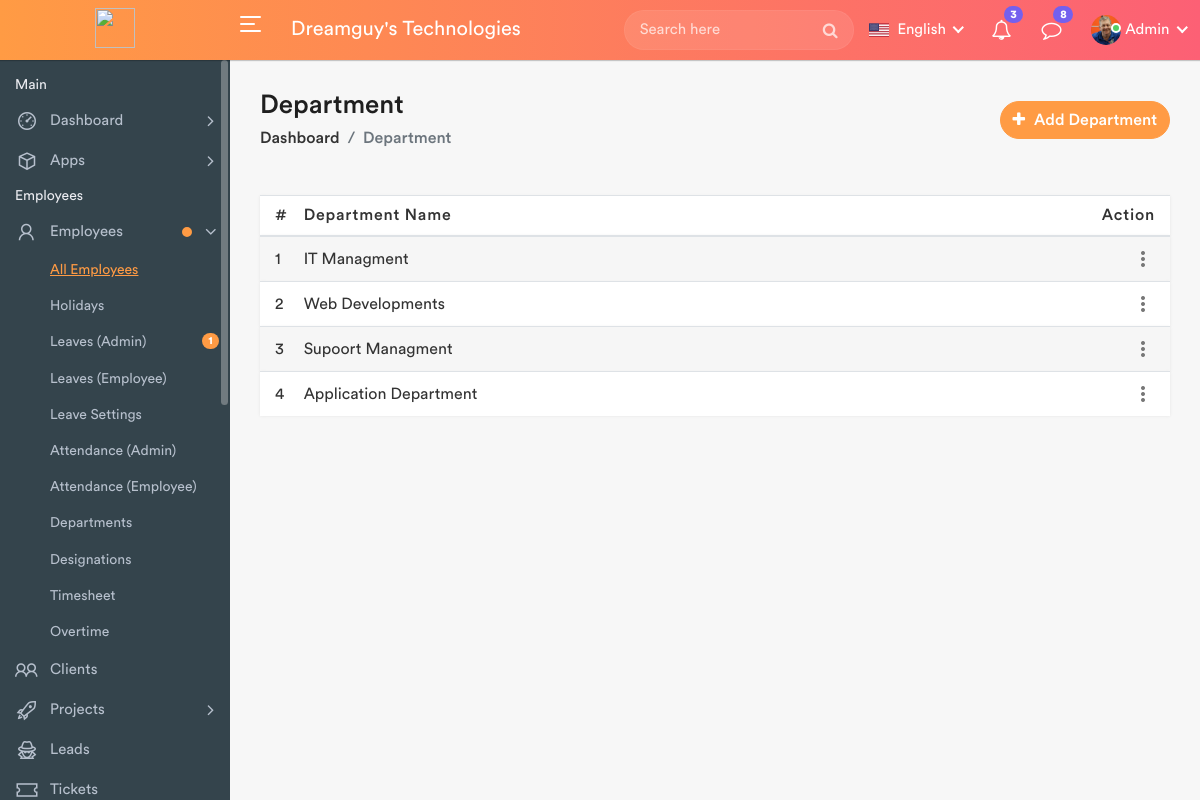
The page /departments on the database as committed earlier.
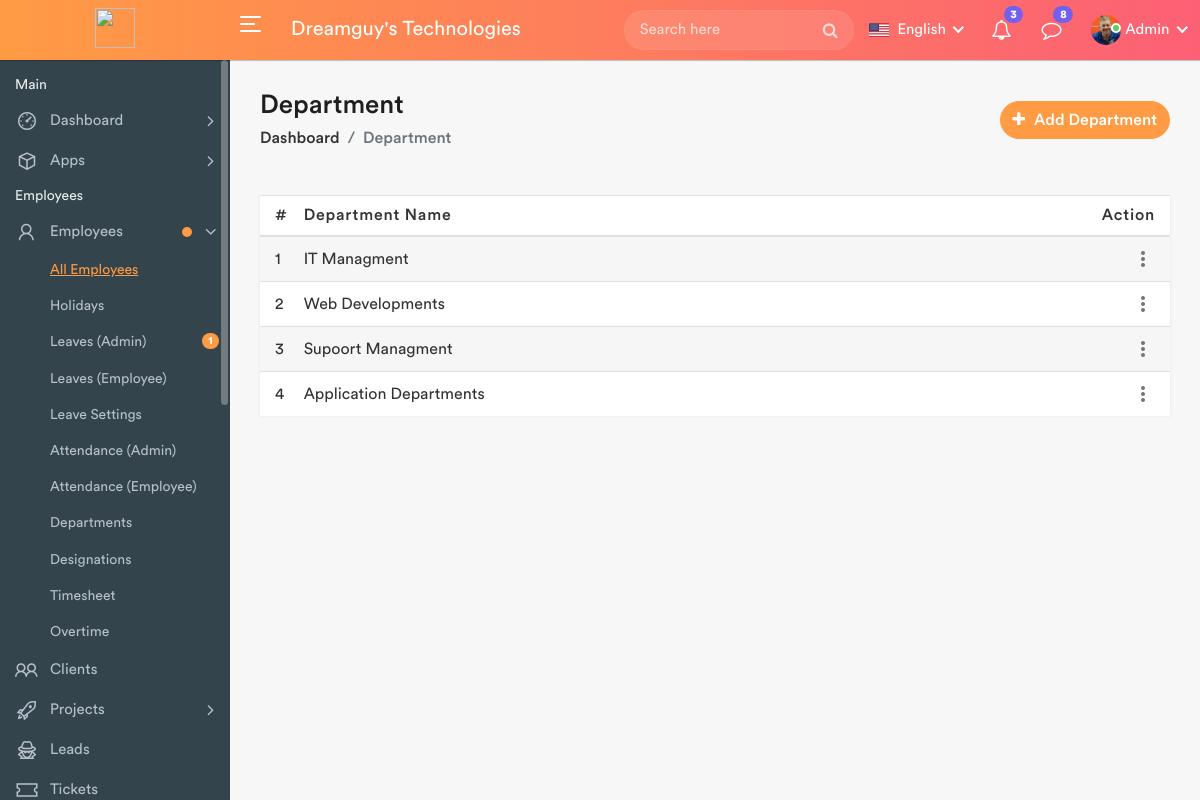
The same page on the database as committed later.
### HRMS_APP/models.py (models this page shows, shortened)
class Department(models.Model):
    department = models.CharField(max_length=100)

### HRMS_APP/views.py (the view)
# urls.py: path('departments', views.departments, name='departments'),
def departments(request):
    department = Department.objects.all()
    if request.POST:
        Department.objects.create(
            department = request.POST['department']
        )
        sweetify.success(request,"Departments Add Successfully..")
        return render(request,"departments.html",{'department':department})
    else:
        return render(request,"departments.html",{'department':department})

### HRMS_APP/templates/departments.html (shortened to what this page needs)
{% extends "header.html" %}
{% load static %}
{% block content %}
<div class="page-wrapper">
    <div class="content container-fluid">
        <div class="page-header">
            <div class="row align-items-center">
                <div class="col">
                    <h3 class="page-title">Department</h3>
                    <ul class="breadcrumb">
                        <li class="breadcrumb-item"><a href="admin_dashboard.html">Dashboard</a></li>
                        <li class="breadcrumb-item active">Department</li>
                    </ul>
                </div>
                <div class="col-auto float-right ml-auto">
                    <a href="#" class="btn add-btn" data-toggle="modal" data-target="#add_department"><i class="fa fa-plus"></i> Add Department</a>
                </div>
            </div>
        </div>
        <div class="row">
            <div class="col-md-12">
                <div>
                    <table class="table table-striped custom-table mb-0 datatable">
                        <thead>
                            <tr>
                                <th style="width: 30px;">#</th>
                                <th>Department Name</th>
                                <th class="text-right">Action</th>
                            </tr>
                        </thead>
                        <tbody>
                            {% for i in department %}
                            <tr>
                                <td>{{forloop.counter}}</td>
                                <td>{{i.department}}</td>
                                <td class="text-right">
                                    <div class="dropdown dropdown-action">
                                        <a href="#" class="action-icon dropdown-toggle" data-toggle="dropdown" aria-expanded="false"><i class="material-icons">more_vert</i></a>
                                    </div>
                                </td>
                            </tr>
                            {% endfor %}
                        </tbody>
                    </table>
                </div>
            </div>
        </div>
    </div>
</div>
{% endblock %}

Rows that differ between the two databases and show on the page:
removed Department: department "Application Department"
added Department: department "Application Departments"
